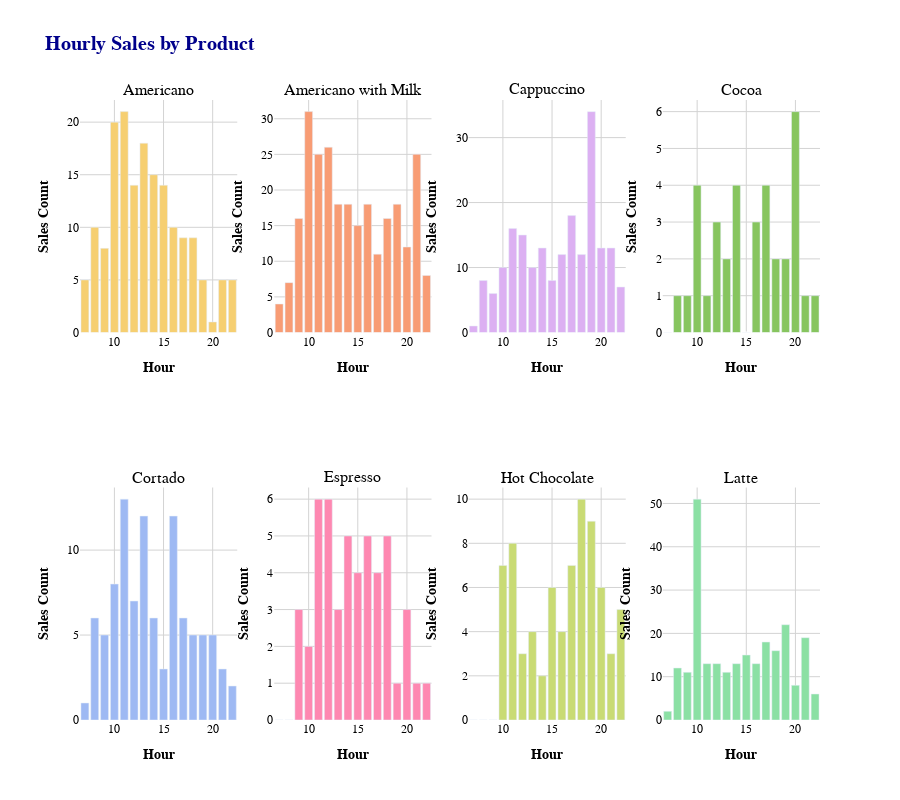

The cell this chart's notebook holds for it:
### Code cell
import plotly.graph_objects as go
from plotly.subplots import make_subplots



# Define a color palette (you can use Plotly's built-in palettes or customize your own)
color_palette = px.colors.qualitative.Pastel  # Using a pastel color palette for better visuals

# Create subplot grid: 2 rows, 4 columns
fig = make_subplots(rows=2, cols=4, subplot_titles=hourly_product_sales.columns[1:])

# Initialize row and column counters
row, col = 1, 1

# Iterate over each coffee product
for i, product in enumerate(hourly_product_sales.columns[1:], start=1):
    # Add a bar trace for each product with color palette
    fig.add_trace(
        go.Bar(x=hourly_product_sales['hour'], 
               y=hourly_product_sales[product], 
               name=product,
               marker_color=color_palette[i % len(color_palette)]),  # Cycle through the palette
        row=row, col=col
    )
    
    # Move to the next column, and next row if needed
    col += 1
    if col > 4:
        col = 1
        row += 1


fig.update_layout(
    height=800,  # Adjust height as needed
    title_text="<b>Hourly Sales by Product</b>",  # Title for the entire figure
    title_font=dict(size=20, family='Arial', color='darkblue'),  # Custom title font
    showlegend=False,  # Disable legend to avoid clutter
    plot_bgcolor='rgba(0, 0, 0, 0)',  # Transparent background for a clean look
    paper_bgcolor='rgba(255, 255, 255, 1)',  # White background
    font=dict(family="Arial", size=12, color="black")  # Global font style
)

# Customize x and y axes
fig.update_xaxes(title_text="<b>Hour</b>", showgrid=True, gridcolor='lightgray')
fig.update_yaxes(title_text="<b>Sales Count</b>", showgrid=True, gridcolor='lightgray')

# Show the plot
fig.show()

### Figure 1 — Plotly figure (JSON) as saved in the notebook; plotly's stock layout.template omitted (floating-point values rounded to 4 significant figures)
{"data": [{"marker": {"color": "rgb(246, 207, 113)"}, "name": "Americano", "type": "bar", "x": [7, 8, 9, 10, 11, 12, 13, 14, 15, 16, 17, 18, 19, 20, 21, 22], "xaxis": "x", "y": [5, 10, 8, 20, 21, 14, 18, 15, 14, 10, 9, 9, 5, 1, 5, 5], "yaxis": "y"}, {"marker": {"color": "rgb(248, 156, 116)"}, "name": "Americano with Milk", "type": "bar", "x": [7, 8, 9, 10, 11, 12, 13, 14, 15, 16, 17, 18, 19, 20, 21, 22], "xaxis": "x2", "y": [4, 7, 16, 31, 25, 26, 18, 18, 15, 18, 11, 16, 18, 12, 25, 8], "yaxis": "y2"}, {"marker": {"color": "rgb(220, 176, 242)"}, "name": "Cappuccino", "type": "bar", "x": [7, 8, 9, 10, 11, 12, 13, 14, 15, 16, 17, 18, 19, 20, 21, 22], "xaxis": "x3", "y": [1, 8, 6, 10, 16, 15, 10, 13, 8, 12, 18, 12, 34, 13, 13, 7], "yaxis": "y3"}, {"marker": {"color": "rgb(135, 197, 95)"}, "name": "Cocoa", "type": "bar", "x": [7, 8, 9, 10, 11, 12, 13, 14, 15, 16, 17, 18, 19, 20, 21, 22], "xaxis": "x4", "y": [0, 1, 1, 4, 1, 3, 2, 4, 0, 3, 4, 2, 2, 6, 1, 1], "yaxis": "y4"}, {"marker": {"color": "rgb(158, 185, 243)"}, "name": "Cortado", "type": "bar", "x": [7, 8, 9, 10, 11, 12, 13, 14, 15, 16, 17, 18, 19, 20, 21, 22], "xaxis": "x5", "y": [1, 6, 5, 8, 13, 7, 12, 6, 3, 12, 6, 5, 5, 5, 3, 2], "yaxis": "y5"}, {"marker": {"color": "rgb(254, 136, 177)"}, "name": "Espresso", "type": "bar", "x": [7, 8, 9, 10, 11, 12, 13, 14, 15, 16, 17, 18, 19, 20, 21, 22], "xaxis": "x6", "y": [0, 0, 3, 2, 6, 6, 3, 5, 4, 5, 4, 5, 1, 3, 1, 1], "yaxis": "y6"}, {"marker": {"color": "rgb(201, 219, 116)"}, "name": "Hot Chocolate", "type": "bar", "x": [7, 8, 9, 10, 11, 12, 13, 14, 15, 16, 17, 18, 19, 20, 21, 22], "xaxis": "x7", "y": [0, 0, 0, 7, 8, 3, 4, 2, 6, 4, 7, 10, 9, 6, 3, 5], "yaxis": "y7"}, {"marker": {"color": "rgb(139, 224, 164)"}, "name": "Latte", "type": "bar", "x": [7, 8, 9, 10, 11, 12, 13, 14, 15, 16, 17, 18, 19, 20, 21, 22], "xaxis": "x8", "y": [2, 12, 11, 51, 13, 13, 11, 13, 15, 13, 18, 16, 22, 8, 19, 6], "yaxis": "y8"}], "layout": {"annotations": [{"font": {"size": 16}, "showarrow": false, "text": "Americano", "x": 0.1062, "xanchor": "center", "xref": "paper", "y": 1, "yanchor": "bottom", "yref": "paper"}, {"font": {"size": 16}, "showarrow": false, "text": "Americano with Milk", "x": 0.3688, "xanchor": "center", "xref": "paper", "y": 1, "yanchor": "bottom", "yref": "paper"}, {"font": {"size": 16}, "showarrow": false, "text": "Cappuccino", "x": 0.6313, "xanchor": "center", "xref": "paper", "y": 1, "yanchor": "bottom", "yref": "paper"}, {"font": {"size": 16}, "showarrow": false, "text": "Cocoa", "x": 0.8938, "xanchor": "center", "xref": "paper", "y": 1, "yanchor": "bottom", "yref": "paper"}, {"font": {"size": 16}, "showarrow": false, "text": "Cortado", "x": 0.1062, "xanchor": "center", "xref": "paper", "y": 0.375, "yanchor": "bottom", "yref": "paper"}, {"font": {"size": 16}, "showarrow": false, "text": "Espresso", "x": 0.3688, "xanchor": "center", "xref": "paper", "y": 0.375, "yanchor": "bottom", "yref": "paper"}, {"font": {"size": 16}, "showarrow": false, "text": "Hot Chocolate", "x": 0.6313, "xanchor": "center", "xref": "paper", "y": 0.375, "yanchor": "bottom", "yref": "paper"}, {"font": {"size": 16}, "showarrow": false, "text": "Latte", "x": 0.8938, "xanchor": "center", "xref": "paper", "y": 0.375, "yanchor": "bottom", "yref": "paper"}], "font": {"color": "black", "family": "Arial", "size": 12}, "height": 800, "paper_bgcolor": "rgba(255, 255, 255, 1)", "plot_bgcolor": "rgba(0, 0, 0, 0)", "showlegend": false, "title": {"font": {"color": "darkblue", "family": "Arial", "size": 20}, "text": "<b>Hourly Sales by Product</b>"}, "xaxis": {"anchor": "y", "domain": [0, 0.2125], "gridcolor": "lightgray", "showgrid": true, "title": {"text": "<b>Hour</b>"}}, "xaxis2": {"anchor": "y2", "domain": [0.2625, 0.475], "gridcolor": "lightgray", "showgrid": true, "title": {"text": "<b>Hour</b>"}}, "xaxis3": {"anchor": "y3", "domain": [0.525, 0.7375], "gridcolor": "lightgray", "showgrid": true, "title": {"text": "<b>Hour</b>"}}, "xaxis4": {"anchor": "y4", "domain": [0.7875, 1], "gridcolor": "lightgray", "showgrid": true, "title": {"text": "<b>Hour</b>"}}, "xaxis5": {"anchor": "y5", "domain": [0, 0.2125], "gridcolor": "lightgray", "showgrid": true, "title": {"text": "<b>Hour</b>"}}, "xaxis6": {"anchor": "y6", "domain": [0.2625, 0.475], "gridcolor": "lightgray", "showgrid": true, "title": {"text": "<b>Hour</b>"}}, "xaxis7": {"anchor": "y7", "domain": [0.525, 0.7375], "gridcolor": "lightgray", "showgrid": true, "title": {"text": "<b>Hour</b>"}}, "xaxis8": {"anchor": "y8", "domain": [0.7875, 1], "gridcolor": "lightgray", "showgrid": true, "title": {"text": "<b>Hour</b>"}}, "yaxis": {"anchor": "x", "domain": [0.625, 1], "gridcolor": "lightgray", "showgrid": true, "title": {"text": "<b>Sales Count</b>"}}, "yaxis2": {"anchor": "x2", "domain": [0.625, 1], "gridcolor": "lightgray", "showgrid": true, "title": {"text": "<b>Sales Count</b>"}}, "yaxis3": {"anchor": "x3", "domain": [0.625, 1], "gridcolor": "lightgray", "showgrid": true, "title": {"text": "<b>Sales Count</b>"}}, "yaxis4": {"anchor": "x4", "domain": [0.625, 1], "gridcolor": "lightgray", "showgrid": true, "title": {"text": "<b>Sales Count</b>"}}, "yaxis5": {"anchor": "x5", "domain": [0, 0.375], "gridcolor": "lightgray", "showgrid": true, "title": {"text": "<b>Sales Count</b>"}}, "yaxis6": {"anchor": "x6", "domain": [0, 0.375], "gridcolor": "lightgray", "showgrid": true, "title": {"text": "<b>Sales Count</b>"}}, "yaxis7": {"anchor": "x7", "domain": [0, 0.375], "gridcolor": "lightgray", "showgrid": true, "title": {"text": "<b>Sales Count</b>"}}, "yaxis8": {"anchor": "x8", "domain": [0, 0.375], "gridcolor": "lightgray", "showgrid": true, "title": {"text": "<b>Sales Count</b>"}}}}
